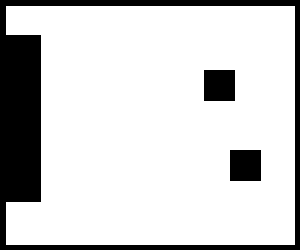
#> input picture catkin_ws/src/ricam_arena_sim/maps/ricam_arena.pgm, 300 x 250 px
$ python generate_numbered_grid.py   (older library calls are emulated)
#> lines starting #> are read from the running program, lines starting #| are printed output that depends on the picture; after the words box and inside, x2 and y2 are one past the last pixel; in counts of white or black regions, pixels touching at a corner belong together
#!/usr/bin/env python3
"""Generate a 10 cm vertex-numbered arena map and coordinate JSON."""

import argparse
import json
import sys
from pathlib import Path

from PIL import Image, ImageDraw, ImageFont

sys.path.insert(0, str(Path(__file__).resolve().parent))
from arena_geometry import (  # noqa: E402
    DELIVERY_TARGETS,
    FIELD_HEIGHT_M,
    FIELD_WIDTH_M,
    PICKUP_BALL_X_M,
    PICKUP_ZONE_CENTER_X_M,
    PICKUP_ZONE_CENTER_Y_M,
    RECOGNITION_ZONES,
    RECOGNITION_ZONE_SIZE_X_M,
    RECOGNITION_ZONE_SIZE_Y_M,
)


GRID_SIDE_M = 0.10
PIXELS_PER_SQUARE = 160
LEFT_MARGIN_PX = 110
RIGHT_MARGIN_PX = 110
TOP_MARGIN_PX = 180
BOTTOM_MARGIN_PX = 110

GRID_COLUMNS = int(round(FIELD_WIDTH_M / GRID_SIDE_M))
GRID_ROWS = int(round(FIELD_HEIGHT_M / GRID_SIDE_M))
VERTEX_COLUMNS = GRID_COLUMNS + 1
VERTEX_ROWS = GRID_ROWS + 1
VERTEX_COUNT = VERTEX_COLUMNS * VERTEX_ROWS
SQUARE_COUNT = GRID_COLUMNS * GRID_ROWS

FIELD_WIDTH_PX = GRID_COLUMNS * PIXELS_PER_SQUARE
FIELD_HEIGHT_PX = GRID_ROWS * PIXELS_PER_SQUARE
IMAGE_WIDTH_PX = LEFT_MARGIN_PX + FIELD_WIDTH_PX + RIGHT_MARGIN_PX
IMAGE_HEIGHT_PX = TOP_MARGIN_PX + FIELD_HEIGHT_PX + BOTTOM_MARGIN_PX

DEFAULT_OUTPUT_BASENAME = "ricam_arena_10cm_full_grid_all_numbered"


def rounded_coordinate(value):
    """Return stable decimal metre coordinates without binary float tails."""
    rounded = round(value, 2)
    return 0.0 if rounded == -0.0 else rounded


def vertex_number(row_boundary_from_top, column_boundary_from_left):
    return row_boundary_from_top * VERTEX_COLUMNS + column_boundary_from_left + 1


def vertex_coordinate(row_boundary_from_top, column_boundary_from_left):
    x_m = -FIELD_WIDTH_M / 2.0 + column_boundary_from_left * GRID_SIDE_M
    y_m = FIELD_HEIGHT_M / 2.0 - row_boundary_from_top * GRID_SIDE_M
    return rounded_coordinate(x_m), rounded_coordinate(y_m)


def build_grid_data():
    points = []
    number_to_coordinate_m = {}
    for row in range(VERTEX_ROWS):
        for column in range(VERTEX_COLUMNS):
            number = vertex_number(row, column)
            x_m, y_m = vertex_coordinate(row, column)
            point = {
                "number": number,
                "type": "vertex",
                "row_boundary_from_top": row,
                "column_boundary_from_left": column,
                "x_m": x_m,
                "y_m": y_m,
            }
            points.append(point)
            number_to_coordinate_m[str(number)] = {"x_m": x_m, "y_m": y_m}

    squares = []
    for row in range(GRID_ROWS):
        for column in range(GRID_COLUMNS):
            top_left = vertex_number(row, column)
            squares.append(
                {
                    "square_number": row * GRID_COLUMNS + column + 1,
                    "row_from_top": row + 1,
                    "column_from_left": column + 1,
                    "vertex_numbers": {
                        "top_left": top_left,
                        "top_right": top_left + 1,
                        "bottom_left": top_left + VERTEX_COLUMNS,
                        "bottom_right": top_left + VERTEX_COLUMNS + 1,
                    },
                }
            )

    return {
        "description": (
            "Full 0.10 m square grid covering the 3.0 m x 2.5 m RICAM arena. "
            "Every unique vertex has one numeric ID and a world-coordinate mapping."
        ),
        "coordinate_system": {
            "frame": "map",
            "origin_m": {"x": 0.0, "y": 0.0},
            "x_axis": "positive to the right",
            "y_axis": "positive upward",
            "numbering_order": "top to bottom, left to right within each row",
        },
        "map_bounds_m": {
            "x": [-FIELD_WIDTH_M / 2.0, FIELD_WIDTH_M / 2.0],
            "y": [-FIELD_HEIGHT_M / 2.0, FIELD_HEIGHT_M / 2.0],
        },
        "square_side_m": GRID_SIDE_M,
        "grid_dimensions": {
            "columns": GRID_COLUMNS,
            "rows": GRID_ROWS,
            "total_squares": SQUARE_COUNT,
        },
        "vertex_grid_dimensions": {
            "columns": VERTEX_COLUMNS,
            "rows": VERTEX_ROWS,
            "total_vertices": VERTEX_COUNT,
        },
        "numbering_scheme": {
            "vertices": [1, VERTEX_COUNT],
            "top_left_vertex": 1,
            "top_right_vertex": VERTEX_COLUMNS,
            "bottom_left_vertex": vertex_number(GRID_ROWS, 0),
            "bottom_right_vertex": VERTEX_COUNT,
        },
        "counts": {"vertices": VERTEX_COUNT, "squares": SQUARE_COUNT},
        "points": points,
        "grouped_points": {"vertices": points},
        "number_to_coordinate_m": number_to_coordinate_m,
        "squares": squares,
    }


def load_font(size, bold=False):
    names = (
        ("arialbd.ttf", "Arial Bold.ttf", "DejaVuSans-Bold.ttf")
        if bold
        else ("arial.ttf", "Arial.ttf", "DejaVuSans.ttf")
    )
    candidates = []
    windows_fonts = Path("C:/Windows/Fonts")
    for name in names:
        candidates.append(windows_fonts / name)
        candidates.append(Path("/usr/share/fonts/truetype/dejavu") / name)
    for candidate in candidates:
        if candidate.exists():
            return ImageFont.truetype(str(candidate), size)
    return ImageFont.load_default()


def world_to_image(x_m, y_m):
    x_px = LEFT_MARGIN_PX + (x_m + FIELD_WIDTH_M / 2.0) * (
        FIELD_WIDTH_PX / FIELD_WIDTH_M
    )
    y_px = TOP_MARGIN_PX + (FIELD_HEIGHT_M / 2.0 - y_m) * (
        FIELD_HEIGHT_PX / FIELD_HEIGHT_M
    )
    return int(round(x_px)), int(round(y_px))


def metric_rectangle(draw, center_x, center_y, size_x, size_y, **kwargs):
    left, top = world_to_image(center_x - size_x / 2.0, center_y + size_y / 2.0)
    right, bottom = world_to_image(center_x + size_x / 2.0, center_y - size_y / 2.0)
    draw.rectangle((left, top, right, bottom), **kwargs)


def metric_circle(draw, center_x, center_y, radius_m, **kwargs):
    left, top = world_to_image(center_x - radius_m, center_y + radius_m)
    right, bottom = world_to_image(center_x + radius_m, center_y - radius_m)
    draw.ellipse((left, top, right, bottom), **kwargs)


def text_bounds(draw, text, font):
    """Measure text on both current Pillow and Ubuntu 20.04 Pillow."""
    if hasattr(draw, "textbbox"):
        return draw.textbbox((0, 0), text, font=font)
    width, height = draw.textsize(text, font=font)
    return 0, 0, width, height


def draw_rounded_box(draw, box, radius, fill):
    """Draw a filled rounded box using APIs available in old Pillow."""
    left, top, right, bottom = box
    diameter = radius * 2
    draw.rectangle((left + radius, top, right - radius, bottom), fill=fill)
    draw.rectangle((left, top + radius, right, bottom - radius), fill=fill)
    draw.ellipse((left, top, left + diameter, top + diameter), fill=fill)
    draw.ellipse((right - diameter, top, right, top + diameter), fill=fill)
    draw.ellipse((left, bottom - diameter, left + diameter, bottom), fill=fill)
    draw.ellipse((right - diameter, bottom - diameter, right, bottom), fill=fill)


def draw_centered_text(draw, xy, text, font, fill):
    box = text_bounds(draw, text, font)
    width = box[2] - box[0]
    height = box[3] - box[1]
    draw.text((xy[0] - width / 2.0, xy[1] - height / 2.0 - box[1]), text, font=font, fill=fill)


def render_numbered_map(source_map_path):
    image = Image.new("RGB", (IMAGE_WIDTH_PX, IMAGE_HEIGHT_PX), "white")
#> image: PIL image 5020x4290 RGB; every value is 255
    draw = ImageDraw.Draw(image)
    field_box = (
        LEFT_MARGIN_PX,
        TOP_MARGIN_PX,
        LEFT_MARGIN_PX + FIELD_WIDTH_PX,
        TOP_MARGIN_PX + FIELD_HEIGHT_PX,
    )
    draw.rectangle(field_box, fill="#fffbd1")

    # Draw non-occupied game regions first. The exact occupancy mask is overlaid
    # afterwards so walls and physical boxes remain authoritative.
    metric_rectangle(draw, -1.30, 1.075, 0.30, 0.25, fill="#e8eef5")
    for index in range(6):
        stripe_x = -1.435 + index * 0.054
        metric_rectangle(draw, stripe_x, 1.075, 0.018, 0.24, fill="#3978b8")

    region_font = load_font(58, bold=True)
    for letter, (x_m, y_m) in zip("ABCD", DELIVERY_TARGETS):
        metric_circle(draw, x_m, y_m, 0.135, fill="#c9ced3", outline="#666666", width=5)
        draw_centered_text(draw, world_to_image(x_m, y_m), letter, region_font, "#202020")

    metric_rectangle(
        draw,
        PICKUP_ZONE_CENTER_X_M,
        PICKUP_ZONE_CENTER_Y_M,
        0.72,
        0.32,
        fill="#c9ced3",
        outline="#666666",
        width=5,
    )
    for index, x_m in enumerate(PICKUP_BALL_X_M):
        color = "#d12e2e" if index < 2 else "#2878c8"
        metric_circle(draw, x_m, PICKUP_ZONE_CENTER_Y_M, 0.045, fill=color, outline="#202020", width=3)

    for zone_x, zone_y, _letter, _item in RECOGNITION_ZONES:
        metric_rectangle(
            draw,
            zone_x,
            zone_y,
            RECOGNITION_ZONE_SIZE_X_M,
            RECOGNITION_ZONE_SIZE_Y_M,
            fill="#c9ced3",
            outline="#666666",
            width=5,
        )

    source_map = Image.open(source_map_path).convert("L")
#> source_map is the input picture: PIL image 300x250 L; values 0 (black) and 254 (white), 81.7% white; 3 black regions, box (x1, y1, x2, y2) and area: (0, 0, 300, 250) 11774, (204, 70, 235, 101) 961, (230, 150, 261, 181) 961
    expected_size = (int(round(FIELD_WIDTH_M / 0.01)), int(round(FIELD_HEIGHT_M / 0.01)))
    if source_map.size != expected_size:
        raise ValueError(
            f"Expected occupancy map size {expected_size}, got {source_map.size}"
        )
    occupied = source_map.resize((FIELD_WIDTH_PX, FIELD_HEIGHT_PX), Image.NEAREST).point(
        lambda value: 255 if value < 128 else 0
    )
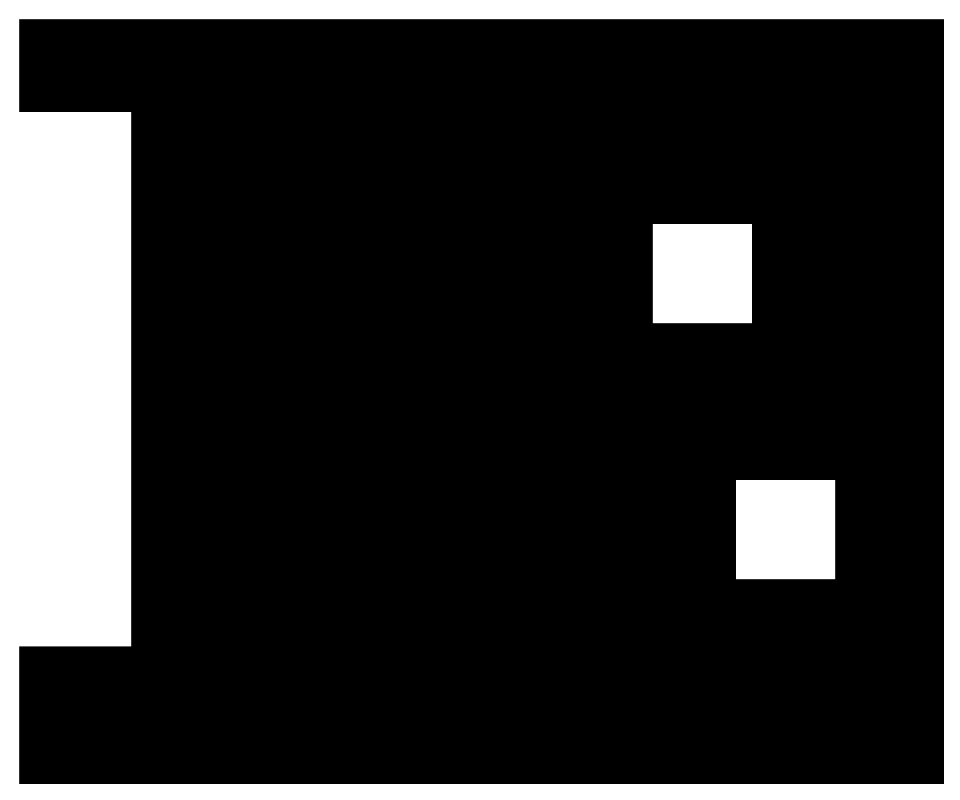
#> occupied: PIL image 4800x4000 L (shown at 1/5 size); 18.3% white; 3 white regions, box (x1, y1, x2, y2) and area: (0, 0, 4800, 4000) 3014144, (3264, 1120, 3760, 1616) 246016, (3680, 2400, 4176, 2896) 246016
    obstacle_layer = Image.new("RGB", (FIELD_WIDTH_PX, FIELD_HEIGHT_PX), "#292929")
#> obstacle_layer: PIL image 4800x4000 RGB; every value is 41
    image.paste(obstacle_layer, (LEFT_MARGIN_PX, TOP_MARGIN_PX), occupied)
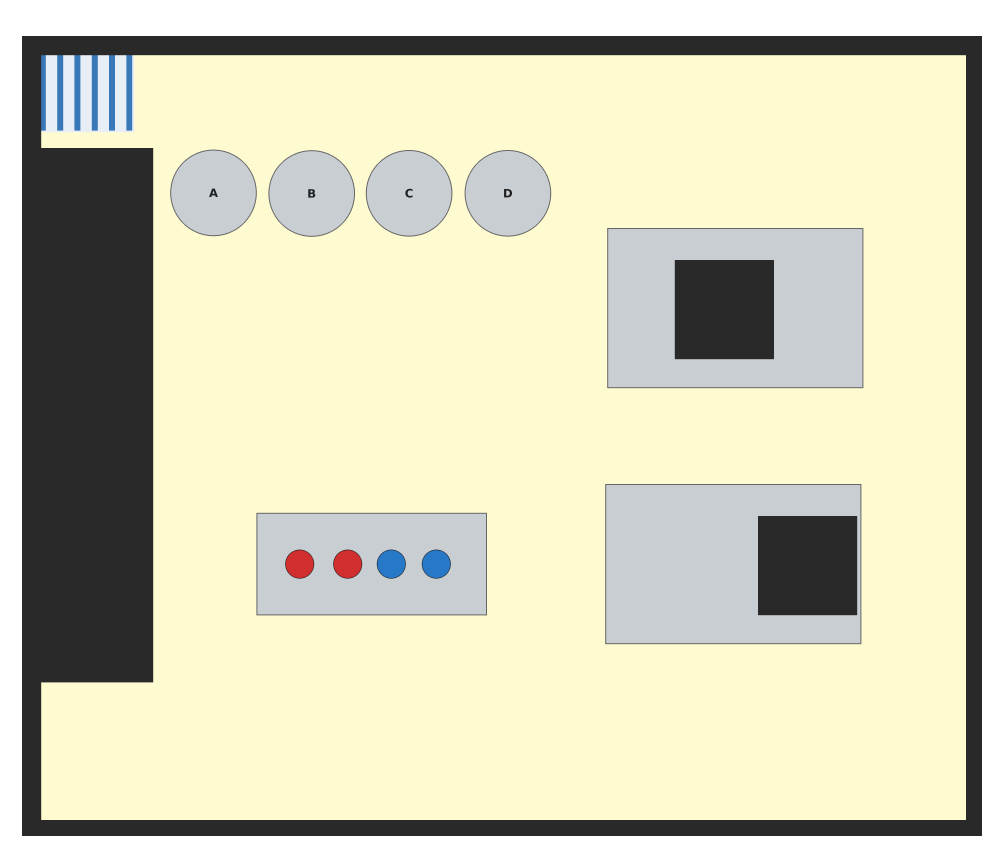
#> image: PIL image 5020x4290 RGB (shown at 1/5 size); mean R, G, B 211.9, 210.2, 186.2
    draw = ImageDraw.Draw(image)

    for column in range(VERTEX_COLUMNS):
        x_px = LEFT_MARGIN_PX + column * PIXELS_PER_SQUARE
        draw.line(
            (x_px, TOP_MARGIN_PX, x_px, TOP_MARGIN_PX + FIELD_HEIGHT_PX),
            fill="#aeb3b7",
            width=2,
        )
    for row in range(VERTEX_ROWS):
        y_px = TOP_MARGIN_PX + row * PIXELS_PER_SQUARE
        draw.line(
            (LEFT_MARGIN_PX, y_px, LEFT_MARGIN_PX + FIELD_WIDTH_PX, y_px),
            fill="#aeb3b7",
            width=2,
        )
    draw.rectangle(field_box, outline="#111111", width=10)

    number_font = load_font(25, bold=True)
    for row in range(VERTEX_ROWS):
        for column in range(VERTEX_COLUMNS):
            number = vertex_number(row, column)
            center_x = LEFT_MARGIN_PX + column * PIXELS_PER_SQUARE
            center_y = TOP_MARGIN_PX + row * PIXELS_PER_SQUARE
            text = str(number)
            text_box = text_bounds(draw, text, number_font)
            text_width = text_box[2] - text_box[0]
            badge_width = max(48, text_width + 18)
            badge_height = 34
            badge_box = (
                center_x - badge_width // 2,
                center_y - badge_height // 2,
                center_x + badge_width // 2,
                center_y + badge_height // 2,
            )
            draw_rounded_box(draw, badge_box, 9, "white")
            inner_badge_box = (
                badge_box[0] + 2,
                badge_box[1] + 2,
                badge_box[2] - 2,
                badge_box[3] - 2,
            )
            draw_rounded_box(draw, inner_badge_box, 7, "#7b3f98")
            draw_centered_text(draw, (center_x, center_y), text, number_font, "white")

    title_font = load_font(54, bold=True)
    subtitle_font = load_font(28)
    draw_centered_text(
        draw,
        (IMAGE_WIDTH_PX // 2, 58),
        "RICAM 10 cm Vertex Grid",
        title_font,
        "#202020",
    )
    draw_centered_text(
        draw,
        (IMAGE_WIDTH_PX // 2, 118),
        "map frame: origin at centre, +X right, +Y up | vertices 1-806",
        subtitle_font,
        "#444444",
    )
    return image


def generate(output_dir, source_map_path, basename=DEFAULT_OUTPUT_BASENAME):
    output_dir.mkdir(parents=True, exist_ok=True)
    json_path = output_dir / f"{basename}.json"
    png_path = output_dir / f"{basename}.png"

    grid_data = build_grid_data()
    with json_path.open("w", encoding="utf-8", newline="\n") as stream:
        stream.write(json.dumps(grid_data, ensure_ascii=False, indent=2) + "\n")
    image = render_numbered_map(source_map_path)
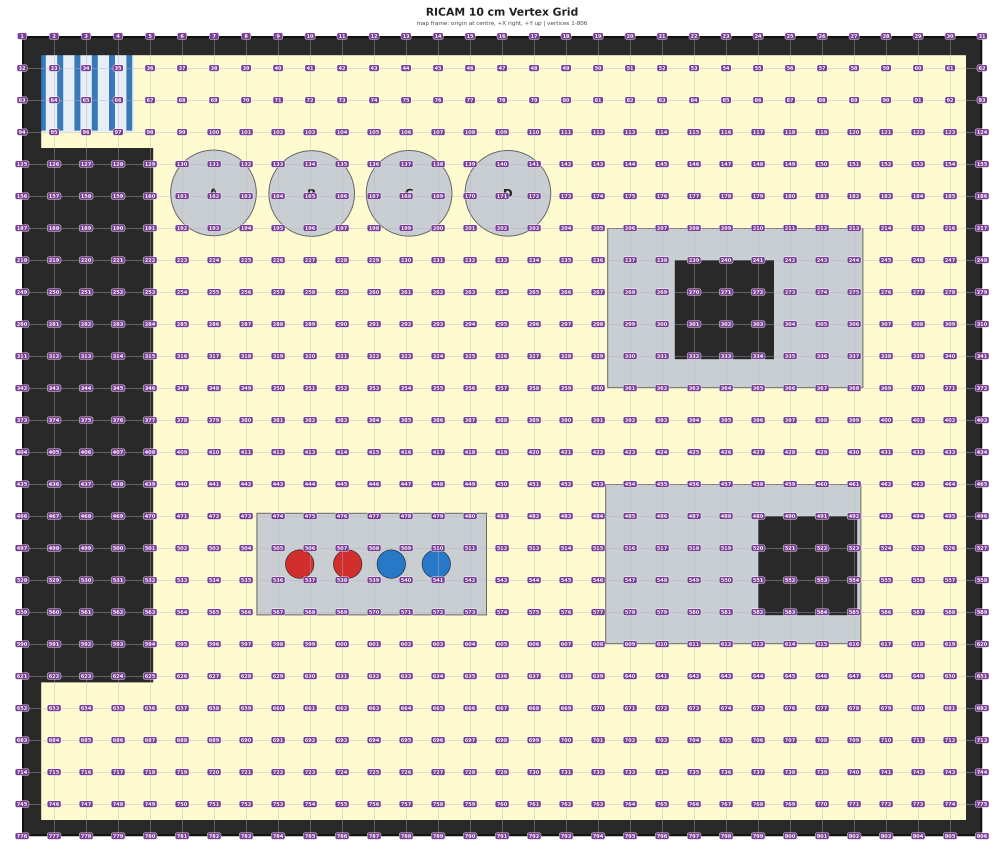
#> image: PIL image 5020x4290 RGB (shown at 1/5 size); mean R, G, B 207.3, 202.4, 186.3
    image.save(png_path, format="PNG", optimize=True, dpi=(300, 300))
    print(f"Generated {json_path} and {png_path}")
    return json_path, png_path


def main():
    package_dir = Path(__file__).resolve().parents[1]
    parser = argparse.ArgumentParser()
    parser.add_argument(
        "--output-dir",
        type=Path,
        default=package_dir / "maps",
    )
    parser.add_argument(
        "--source-map",
        type=Path,
        default=package_dir / "maps" / "ricam_arena.pgm",
    )
    parser.add_argument("--basename", default=DEFAULT_OUTPUT_BASENAME)
    args = parser.parse_args()
    generate(args.output_dir.resolve(), args.source_map.resolve(), args.basename)


if __name__ == "__main__":
    main()
